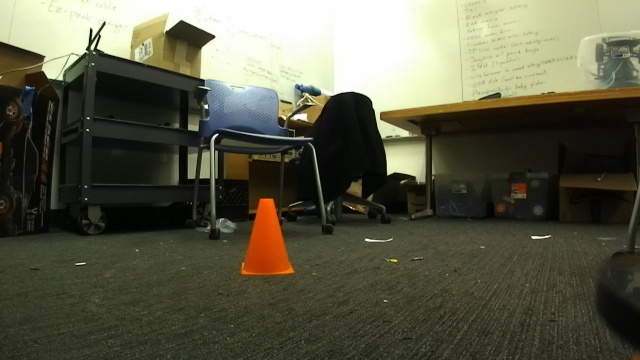
#> input picture visual_servoing/visual_servoing/computer_vision/test_images_cone/test19.jpg, 640 x 360 px
$ python color_segmentation.py
#> lines starting #> are read from the running program, lines starting #| are printed output that depends on the picture; after the words box and inside, x2 and y2 are one past the last pixel; in counts of white or black regions, pixels touching at a corner belong together
#> further down, test_img is the input picture: shape (360, 640, 3); mean B, G, R 72.1, 90.9, 91.3
import cv2
import numpy as np

#################### X-Y CONVENTIONS #########################
# 0,0  X  > > > > >
#
#  Y
#
#  v  This is the image. Y increases downwards, X increases rightwards
#  v  Please return bounding boxes as ((xmin, ymin), (xmax, ymax))
#  v
#  v
#  v
###############################################################

def image_print(img):
    """
    Helper function to print out images for debugging.
    Press any key to continue.
    """
    cv2.imshow("image", img)
    cv2.waitKey(0)
    cv2.destroyAllWindows()

def cd_color_segmentation(img, template=None, linefollower=False):
    """
    Implement color segmentation to detect a cone (or any object).

    Inputs:
        img (np.ndarray): The input BGR image in which to detect the cone.
        template (str or None): Optional file path to a template image
                                for automatically determining HSV filter ranges.
                                If None, we'll use fixed HSV bounds.

    Returns:
        bbox: ((x1, y1), (x2, y2)); the bounding box of the detected object in px
              (x1, y1) = top-left corner, (x2, y2) = bottom-right corner
    """
#> called with template = 'test_images_cone/cone_template.png', linefollower = False
    # 1) Convert the main image to HSV
    if linefollower:
        hsv_img = cv2.cvtColor(img, cv2.COLOR_BGR2HSV)
        lower_bound = 190
        hsv_img = hsv_img[lower_bound:lower_bound+60, :]
    else:
        hsv_img = cv2.cvtColor(img, cv2.COLOR_BGR2HSV)
#> hsv_img: shape (360, 640, 3); mean H, S, V 33.6, 82.2, 94.1

    # -------------------------------------------------
    # 2) If a template path is given, derive HSV filter
    #    ranges from that template automatically.
    #    Otherwise, we use a fixed example range.
    # -------------------------------------------------

    if template is not None:
        # Read the template image from file
        template_bgr = cv2.imread(template)
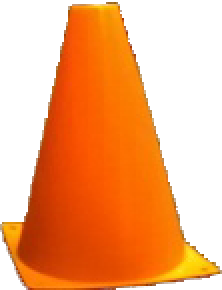
#> input picture visual_servoing/visual_servoing/computer_vision/test_images_cone/cone_template.png, 111 x 145 px (shown 2 times larger)
#> template_bgr is the input picture: shape (145, 111, 3); mean B, G, R 119.8, 170.3, 244
        if template_bgr is None:
            raise FileNotFoundError(f"Could not read template image: {template}")

        template_hsv = cv2.cvtColor(template_bgr, cv2.COLOR_BGR2HSV)
#> template_hsv: shape (145, 111, 3); mean H, S, V 6.6, 134.4, 244

        # (OPTIONAL) If your template contains background, crop to just the object ROI:
        # Adjust these bounding box coordinates as needed
        # e.g. roi = template_hsv[ymin:ymax, xmin:xmax]
        roi = template_hsv  # If the template is already mostly the object

        # Compute min & max per channel in the ROI
        H, S, V = roi[:,:,0], roi[:,:,1], roi[:,:,2]
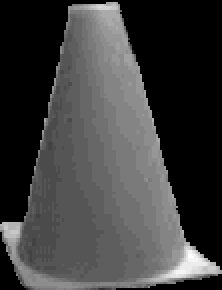
#> H: shape (145, 111) (shown 2 times larger); min 0, max 27, mean 6.6; drawn with min black and max white
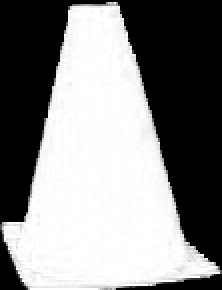
#> S: shape (145, 111) (shown 2 times larger); min 0, max 255, mean 134.4
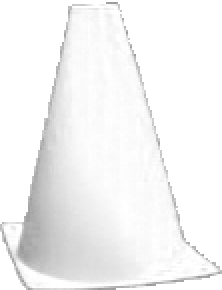
#> V: shape (145, 111) (shown 2 times larger); min 153, max 255, mean 244


        # Define thresholds to remove white pixels
        white_threshold_v = 200  # V > 200 is considered white
        white_threshold_s = 50   # S < 50 means low saturation (nearly white)

        # Create a mask for non-white pixels
        non_white_mask = (V < white_threshold_v) & (S > white_threshold_s)
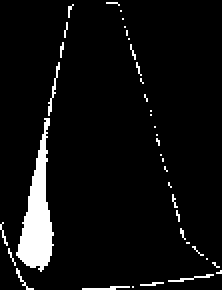
#> non_white_mask: shape (145, 111) bool (shown 2 times larger); 5.9% white; 39 white regions (35 under 20 px), largest, box (x1, y1, x2, y2) and area: (8, 59, 27, 136) 675, (24, 31, 30, 58) 36, (84, 137, 107, 141) 27, (41, 143, 65, 145) 27

        # Apply the mask to filter out white pixels
        H = H[non_white_mask]
#> H = 949 values, max 20 at index 726, min 4 at index 24, mean 10.06
        S = S[non_white_mask]
#> S = 949 values, max 255 at index 17, min 51 at index 888, mean 224.4
        V = V[non_white_mask]
#> V = 949 values, max 199 at index 6, min 153 at index 4, mean 182.3
        minH, maxH = np.min(H), np.max(H)
#> minH = 4; maxH = 20
        print(minH, maxH)
#| 4 20


        # OpenCV H range = [0..179], S & V range = [0..255]
        lower_hsv = np.array([
            max(minH , 0),
            100,
            100,
        ], dtype=np.uint8)
#> lower_hsv = [4, 100, 100]
        upper_hsv = np.array([
            maxH,
            255,
            255
        ], dtype=np.uint8)
#> upper_hsv = [20, 255, 255]

    else:
        # If no template is supplied, just use a fixed “orange-ish” example range
        # (Adjust these to your object’s color as needed)
        lower_hsv = np.array([2, 100, 100], dtype=np.uint8)
        upper_hsv = np.array([15, 255, 255], dtype=np.uint8)

    # -------------------------------------------------
    # 3) Threshold the main image (hsv_img) using our HSV bounds
    # -------------------------------------------------
    mask = cv2.inRange(hsv_img, lower_hsv, upper_hsv)
#> mask: shape (360, 640); 1.8% white; 28 white regions (23 under 20 px)
    # combined_view = np.hstack((img, cv2.cvtColor(mask, cv2.COLOR_GRAY2BGR)))
    # image_print(combined_view)
    # -------------------------------------------------
    # 4) (OPTIONAL) Morphological operations to reduce noise
    # -------------------------------------------------
    kernel = np.ones((5, 5), np.uint8)
    # mask = cv2.erode(mask, kernel, iterations=0)
    # mask = cv2.dilate(mask, kernel, iterations=2)


    # -------------------------------------------------
    # 5) Find contours on the mask; pick the largest one
    # -------------------------------------------------
    contours, _ = cv2.findContours(mask, cv2.RETR_EXTERNAL, cv2.CHAIN_APPROX_SIMPLE)
#> contours = 28 contours, 23 with area under 20; largest, box (x1, y1, x2, y2) and area: (240, 198, 295, 276) 2538, (464, 87, 640, 110) 1102, (382, 113, 407, 120) 72, (229, 154, 245, 163) 64, (515, 185, 525, 195) 33

    bounding_box = ((0, 0), (0, 0))  # Default if no object found
    largest_area = 0
    best_contour = None

    for cnt in contours:
        area = cv2.contourArea(cnt)
        if area > largest_area:
            largest_area = area
            best_contour = cnt
#> this loop made 28 passes
#> (area, largest_area) on pass 5: (2537.5, 2537.5)
#> area on passes 6, 7, 16, 26: 33, 63.5, 72.5, 1102.5
#> after the loop, best_contour = contour of 102 points, box (x1, y1, x2, y2) (240, 198, 295, 276), area 2538; largest_area = 2537.5

    if best_contour is not None:
        x, y, w, h = cv2.boundingRect(best_contour)
#> x = 240; y = 198; w = 55; h = 78
        if linefollower:
            bounding_box = ((x, y + lower_bound), (x + w, y + h + lower_bound))
        else:
            bounding_box = ((x, y), (x + w, y + h))
#> bounding_box = ((240, 198), (295, 276))
    return bounding_box

# [107 lines left out: function cd_color_segmentation_line, not called in this run]
# ---------------- EXAMPLE USAGE ----------------
if __name__ == "__main__":
# Load the image
    FILE_NAME = "test_images_cone/test19.jpg"  # Update this if needed
    template = "test_images_cone/cone_template.png"
    # FILE_NAME = "test_images_citgo/citgo10.jpeg"  # Update this if needed
    # template = "test_images_citgo/citgo_template.png"
    # 1) Load a test image (where you want to detect the cone or logo)
    test_image_path = "test_scene.jpg"
    test_img = cv2.imread(FILE_NAME)
    # image_print(test_img)
    # 2) Call the detection function
    #    Option A: use a template file to auto-derive HSV bounds

    bbox = cd_color_segmentation(test_img, template)
#> bbox = ((240, 198), (295, 276))

    #    Option B: omit the template to use fixed HSV bounds
    bbox = cd_color_segmentation(test_img)
#> call 2 of cd_color_segmentation, with linefollower = False
#> in cd_color_segmentation (call 2), `mask = cv2.inRange(hsv_img, lower_hsv, upper_hsv)`:
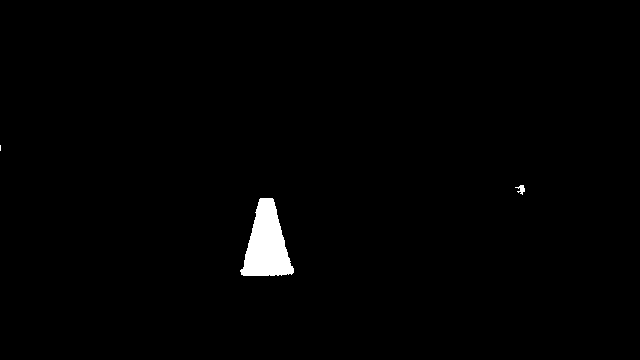
#> mask: shape (360, 640); 1.1% white; 3 white regions (1 under 20 px)
#> in cd_color_segmentation (call 2), `contours, _ = cv2.findContours(mask, cv2.RETR_EXTERNAL, cv2.CHAIN_APPR..`: contours = 3 contours, 1 with area under 20; largest, box (x1, y1, x2, y2) and area: (240, 198, 294, 276) 2482, (515, 185, 525, 195) 30
#> the loop in cd_color_segmentation (call 2), `for cnt in contours:` made 3 passes
#> (area, largest_area) on pass 1: (2482, 2482)
#> area on pass 2: 30.5
#> after the loop in cd_color_segmentation (call 2), `for cnt in contours:`: best_contour = contour of 106 points, box (x1, y1, x2, y2) (240, 198, 294, 276), area 2482; largest_area = 2482
#> in cd_color_segmentation (call 2), `x, y, w, h = cv2.boundingRect(best_contour)`: w = 54
#> in cd_color_segmentation (call 2), `bounding_box = ((x, y), (x + w, y + h))`: bounding_box = ((240, 198), (294, 276))
#> bbox = ((240, 198), (294, 276))

    print("Bounding Box:", bbox)
#| Bounding Box: ((240, 198), (294, 276))


    # 3) Visualize by drawing the bounding box on the test image
    (x1, y1), (x2, y2) = bbox
#> x1 = 240; y1 = 198; x2 = 294; y2 = 276
    cv2.rectangle(test_img, (x1, y1), (x2, y2), (0, 255, 0), 2)
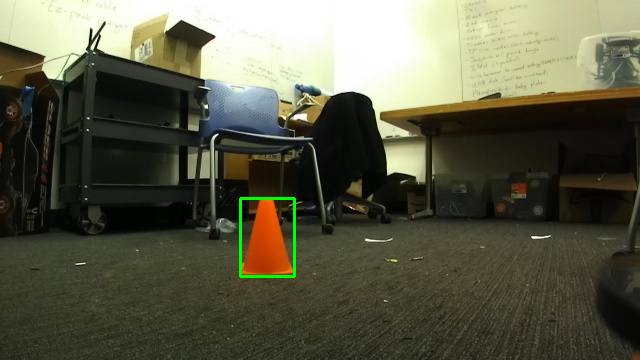
#> test_img: shape (360, 640, 3); 0.34% of pixels changed, all inside (x1, y1, x2, y2) = (239, 197, 296, 278)


    # 4) Display the result
    image_print(test_img)
